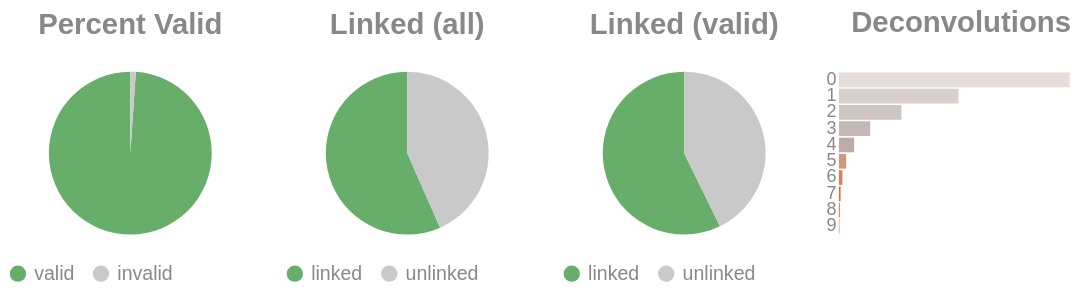

Notebook cell for this chart:
### Code cell
if SKIPLR:
    pass
else:
    clash = Counter()
    for i in valids['molecule'].to_list():
        _mol = i.split("-")
        if len(_mol) == 1:
            clash.update('0')
        else:
            clash.update(_mol[-1])

    _d = {"deconvolutions": [], 'count': []}
    for k,v in clash.items():
        _d['deconvolutions'].append(k)
        _d['count'].append(v)

    tot_valid = valids['reads'].sum()
    mask = valids['reads'] >= 2
    n_linked_reads = valids.filter(mask)['reads'].sum()
    if n_linked_reads == 0:
        print_html("No linked molecules (>=2 reads) were detected; skipping linked-only distributions.")
        SKIPLR = True
    else:
        perc_valid = round(tot_valid / n_reads, 4)
        linked_perc_abs = round(n_linked_reads / n_reads, 4)
        linked_perc = round(n_linked_reads / tot_valid, 4)

    _valid = pl.DataFrame({"valids": ['valid', 'invalid'], "count": [tot_valid, n_reads - tot_valid]})
    _linked_abs = pl.DataFrame({"linked (absolute)": ['linked', 'unlinked'], "count": [n_linked_reads, n_reads - n_linked_reads]})
    _linked_rel = pl.DataFrame({"linked (valids)": ['linked', 'unlinked'], "count": [n_linked_reads, tot_valid - n_linked_reads]})

    (
        alt.hconcat(
            piechart(_valid, goodval = 'valid', title = "Percent Valid"),
            piechart(_linked_abs, goodval = "linked", title =  "Linked (all)"),
            piechart(_linked_rel, goodval = "linked", title =  "Linked (valid)"),
            convolutionbar(pl.DataFrame(_d), title = "Deconvolutions"),
            center = True,
            bounds = 'flush'
        )
        .resolve_scale(color='independent')
        .resolve_legend('independent')
        .properties(usermeta={'embedOptions': {"actions": False}})
    ).display()

### Figure 1 — Vega-Lite specification as saved in the notebook (floating-point values rounded to 4 significant figures)
{"width": "container", "height": 400, "config": {"title": {"anchor": "start", "dy": -15, "fontSize": 18, "color": "#888888", "subtitleColor": "#888888", "subtitleFontSize": 14}, "arc": {"fill": "#0072B2"}, "axis": {"domainColor": "#888888", "domainWidth": 0.5, "gridWidth": 0.2, "grid": false, "titleFontWeight": 400, "titleFontSize": 15, "labelFontSize": 11, "labelColor": "#888888", "tickColor": "#888888", "tickWidth": 0.2, "titleColor": "#888888"}, "axisBand": {"grid": false}, "axisX": {"grid": true, "tickSize": 10, "domainCap": "round"}, "axisY": {"domain": false, "grid": true, "tickSize": 0, "domainCap": "round"}, "background": "transparent", "header": {"labelFontSize": 15, "labelColor": "#888888", "titleFontSize": 15, "titleFontWeight": 600, "titleColor": "#888888"}, "legend": {"labelFont": "sans-serif", "labelFontSize": 12, "labelColor": "#888888", "symbolSize": 100, "symbolType": "circle", "titleFontSize": 12, "titlePadding": 10, "titleColor": "#888888", "title": null}, "range": {"category": ["#E69F00", "#56B4E9", "#009E73", "#F0E442", "#0072B2", "#D55E00", "#CC79A7", "#000000"], "diverging": ["#cfe8f3", "#a2d4ec", "#73bfe2", "#46abdb", "#1696d2", "#12719e"]}, "area": {"fill": "#0072B2", "fillOpacity": 0.7, "line": true, "strokeOpacity": 0.7}, "line": {"color": "#0072B2", "stroke": "#0072B2", "strokeWidth": 2}, "trail": {"color": "#0072B2", "stroke": "#0072B2", "strokeWidth": 0, "size": 1}, "point": {"filled": true, "fillOpacity": 1.0, "size": 95}, "text": {"color": "#888888", "fontSize": 11, "align": "right", "fontWeight": 400, "size": 11}, "bar": {"fill": "#0072B2", "stroke": null}, "view": {"stroke": null, "continuousWidth": 660, "continuousHeight": 400}}, "hconcat": [{"data": {"name": "data-8058861c73b1e09d8532f0b723f5740a"}, "mark": {"type": "arc"}, "encoding": {"color": {"field": "valids", "legend": {"orient": "bottom", "title": null}, "scale": {"domain": ["valid", "invalid"], "range": ["#68ae6b", "#C9C9C9"]}, "title": "Valids", "type": "nominal"}, "theta": {"field": "count", "type": "quantitative"}, "tooltip": [{"field": "valids", "title": "Valids", "type": "ordinal"}, {"field": "percent", "format": ".2%", "title": "Percent", "type": "quantitative"}, {"field": "count", "title": "Count", "type": "quantitative"}]}, "height": 100, "title": {"text": "Percent Valid", "align": "center", "anchor": "middle"}, "transform": [{"calculate": "datum.count / 2519496", "as": "percent"}], "width": 150}, {"data": {"name": "data-d233c4d5135b137935b240216c5b32f2"}, "mark": {"type": "arc"}, "encoding": {"color": {"field": "linked (absolute)", "legend": {"orient": "bottom", "title": null}, "scale": {"domain": ["linked", "unlinked"], "range": ["#68ae6b", "#C9C9C9"]}, "title": "Linked (Absolute)", "type": "nominal"}, "theta": {"field": "count", "type": "quantitative"}, "tooltip": [{"field": "linked (absolute)", "title": "Linked (Absolute)", "type": "ordinal"}, {"field": "percent", "format": ".2%", "title": "Percent", "type": "quantitative"}, {"field": "count", "title": "Count", "type": "quantitative"}]}, "height": 100, "title": {"text": "Linked (all)", "align": "center", "anchor": "middle"}, "transform": [{"calculate": "datum.count / 2519496", "as": "percent"}], "width": 150}, {"data": {"name": "data-713f2b600a56f1f74beeca0ae12a1375"}, "mark": {"type": "arc"}, "encoding": {"color": {"field": "linked (valids)", "legend": {"orient": "bottom", "title": null}, "scale": {"domain": ["linked", "unlinked"], "range": ["#68ae6b", "#C9C9C9"]}, "title": "Linked (Valids)", "type": "nominal"}, "theta": {"field": "count", "type": "quantitative"}, "tooltip": [{"field": "linked (valids)", "title": "Linked (Valids)", "type": "ordinal"}, {"field": "percent", "format": ".2%", "title": "Percent", "type": "quantitative"}, {"field": "count", "title": "Count", "type": "quantitative"}]}, "height": 100, "title": {"text": "Linked (valid)", "align": "center", "anchor": "middle"}, "transform": [{"calculate": "datum.count / 2492404", "as": "percent"}], "width": 150}, {"data": {"name": "data-129a03177aff6bcc2d228714eac3c395"}, "mark": {"type": "bar"}, "encoding": {"color": {"field": "deconvolutions", "legend": null, "scale": {"scheme": "lightgreyred"}, "type": "nominal"}, "tooltip": [{"field": "deconvolutions", "title": "Deconvolutions", "type": "ordinal"}, {"field": "percent", "format": ".2%", "title": "Percent", "type": "quantitative"}, {"field": "count", "title": "Count", "type": "quantitative"}], "x": {"axis": null, "field": "count", "type": "quantitative"}, "y": {"field": "deconvolutions", "sort": "ascending", "title": null, "type": "nominal"}}, "height": 100, "title": {"text": "Deconvolutions", "align": "center", "anchor": "middle"}, "transform": [{"calculate": "datum.count / 1547800", "as": "percent"}], "width": 150}], "bounds": "flush", "center": true, "resolve": {"legend": {"angle": "independent"}, "scale": {"color": "independent"}}, "usermeta": {"embedOptions": {"actions": false}}, "$schema": "https://vega.github.io/schema/vega-lite/v6.4.1.json", "datasets": {"data-8058861c73b1e09d8532f0b723f5740a": [{"valids": "valid", "count": 2492404}, {"valids": "invalid", "count": 27092}], "data-d233c4d5135b137935b240216c5b32f2": [{"linked (absolute)": "linked", "count": 1426441}, {"linked (absolute)": "unlinked", "count": 1093055}], "data-713f2b600a56f1f74beeca0ae12a1375": [{"linked (valids)": "linked", "count": 1426441}, {"linked (valids)": "unlinked", "count": 1065963}], "data-129a03177aff6bcc2d228714eac3c395": [{"deconvolutions": "0", "count": 755569}, {"deconvolutions": "1", "count": 391214}, {"deconvolutions": "2", "count": 204459}, {"deconvolutions": "3", "count": 102497}, {"deconvolutions": "4", "count": 49884}, {"deconvolutions": "5", "count": 23776}, {"deconvolutions": "6", "count": 11362}, {"deconvolutions": "7", "count": 5378}, {"deconvolutions": "8", "count": 2491}, {"deconvolutions": "9", "count": 1170}]}}
